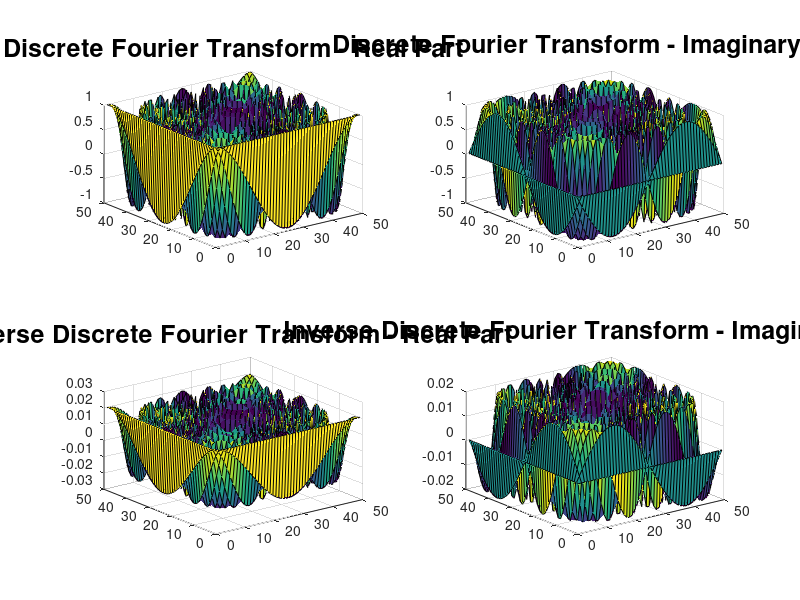

Here is the MATLAB script that generated this plot:
function mydft()

 abc=dftmtx(50);
subplot(2,2,1);surf(real(abc));
title('Discrete Fourier Transform - Real Part','FontSize',18,'FontWeight','bold')

 subplot(2,2,2);surf(imag(abc));
 title('Discrete Fourier Transform - Imaginary Part','FontSize',18,'FontWeight','bold')

 
abc=inv(abc);
subplot(2,2,3);surf(real(abc));
title('Inverse Discrete Fourier Transform - Real Part','FontSize',18,'FontWeight','bold')

 subplot(2,2,4);surf(imag(abc));
 title('Inverse Discrete Fourier Transform - Imaginary Part','FontSize',18,'FontWeight','bold')
